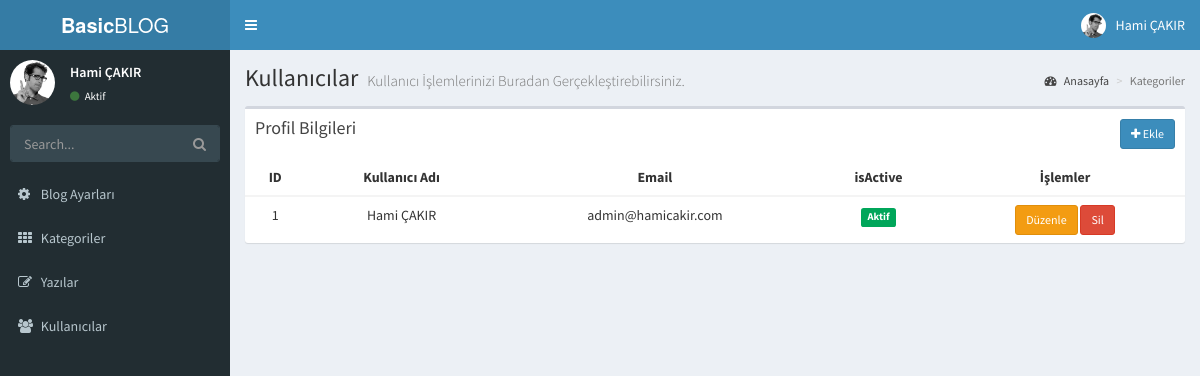
/blog/panel/users.php (signed in), run on the app's committed database.
### tables this page shows
CREATE TABLE `user` (
  `id` int(11) NOT NULL,
  `full_name` varchar(255) NOT NULL,
  `email` varchar(255) NOT NULL,
  `password` varchar(255) NOT NULL,
  `createdAt` datetime NOT NULL,
  `isActive` tinyint(4) NOT NULL
);

### blog/panel/controllers/users.php (called while the page is built, shortened)
<?php
include "models/user-model.php";
function getListPage(){
    $users = getAllUsers();
    include "views/users/list.php";
}

### blog/panel/models/user-model.php (called while the page is built, shortened)
<?php
function getAllUsers(){
    require_once "libraries/db.php";
    return $db->query("SELECT * FROM user")->fetchAll(PDO::FETCH_OBJ);
}

### blog/panel/views/users/content/list-content.php (the view)
<div class="content-wrapper">
    <section class="content-header">
        <h1>
            Kullanıcılar
            <small>Kullanıcı İşlemlerinizi Buradan Gerçekleştirebilirsiniz.</small>
        </h1>
        <ol class="breadcrumb">
            <li><a href="#"><i class="fa fa-dashboard"></i> Anasayfa</a></li>
            <li class="active">Kategoriler</li>
        </ol>
    </section>
    <section class="content">
        <div class="row">
            <section class="col-lg-12">
                <div class="row">
                    <div class="col-xs-12">
                        <div class="box">
                            <div class="box-header">
                                <h3 class="box-title">Profil Bilgileri</h3>
                                <a href="users.php?p=add" class="btn btn-primary btn-sm pull-right"><i class="fa fa-plus"></i> Ekle</a>
                            </div>
                            <div class="box-body table-responsive no-padding">
                                <table class="table table-hover">
                                    <thead>
                                    <th class="text-center">ID</th>
                                    <th class="text-center">Kullanıcı Adı</th>
                                    <th class="text-center">Email</th>
                                    <th class="text-center">isActive</th>
                                    <th class="text-center">İşlemler</th>
                                    </thead>
                                    <tbody>
                                    <?php foreach ($users as $user){?>
                                    <tr>
                                        <td class="text-center"><?php echo $user->id; ?></td>
                                        <td class="text-center"><?php echo $user->full_name; ?></td>
                                        <td class="text-center"><?php echo $user->email; ?></td>
                                        <td class="text-center">    <span class="label label-<?php echo ($user->isActive) ? "success" : "danger" ?>"><?php echo ($user->isActive) ? "Aktif" : "Pasif" ?></span>
                                        </td>
                                        <td class="text-center">
                                            <a href="users.php?p=updatePage&id=<?php echo $user->id ?>" class="btn btn-warning btn-sm">Düzenle</a>
                                            <a href="users.php?p=delete&id=<?php echo $user->id ?>" class="btn btn-danger btn-sm">Sil</a>
                                        </td>
                                        <?php } ?>
                                    </tr>
                                    </tbody>
                                </table>
                            </div>
                        </div>
                    </div>
                </div>
            </section>
        </div>
    </section>
</div>

### blog/panel/views/includes/header.php (shortened to what this page needs)
<header class="main-header">
    <a href="posts.php" class="logo">
        <span class="logo-lg"><b>Basic</b>BLOG</span>
    </a>
    <nav class="navbar navbar-static-top">
        <a href="#" class="sidebar-toggle" data-toggle="push-menu" role="button">
        </a>
        <div class="navbar-custom-menu">
            <ul class="nav navbar-nav">
                <li class="dropdown user user-menu">
                    <a href="#" class="dropdown-toggle" data-toggle="dropdown">
                        <img src="assets/dist/img/user2-160x160.jpg" class="user-image" alt="User Image">
                        <span class="hidden-xs"><?php echo $_SESSION["user"]->full_name  ?></span>
                    </a>
                </li>
            </ul>
        </div>
    </nav>
</header>

### blog/panel/views/includes/aside.php (shortened to what this page needs)
<aside class="main-sidebar">
    <section class="sidebar">
        <div class="user-panel">
            <div class="pull-left image">
                <img src="assets/dist/img/user2-160x160.jpg" class="img-circle" alt="User Image">
            </div>
            <div class="pull-left info">
                <p><?php echo $_SESSION["user"]->full_name ?></p>
                <a href="#"><i class="fa fa-circle text-success"></i> Aktif</a>
            </div>
        </div>
        <form action="#" method="get" class="sidebar-form">
            <div class="input-group">
                <input type="text" name="q" class="form-control" placeholder="Search...">
                <span class="input-group-btn">
                <button type="submit" name="search" id="search-btn" class="btn btn-flat"><i class="fa fa-search"></i>
                </button>
              </span>
            </div>
        </form>
        <ul class="sidebar-menu" data-widget="tree">
            <li>
                <a href="settings.php">
                    <i class="fa fa-cog"></i> <span>Blog Ayarları</span>
                </a>
            </li>
            <li>
                <a href="categories.php">
                    <i class="fa fa-th"></i> <span>Kategoriler</span>
                </a>
            </li><li>
                <a href="posts.php">
                    <i class="fa fa-pencil-square-o"></i> <span>Yazılar</span>
                </a>
            </li><li>
                <a href="users.php">
                    <i class="fa fa-users"></i> <span>Kullanıcılar</span>
                </a>
            </li>
        </ul>
    </section>
</aside>

### data on the page
user: full_name "Hami ÇAKIR", id "1", email "admin@hamicakir.com", isActive "Aktif"
